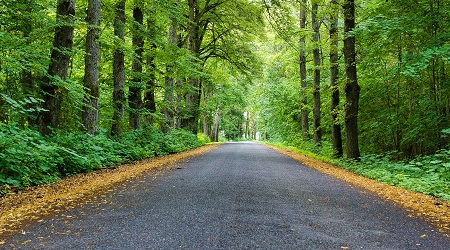
#> input picture image_processing_files/road.jpg, 450 x 250 px, found by its file name
$ python colorChannel.py
#> lines starting #> are read from the running program, lines starting #| are printed output that depends on the picture
import cv2 as cv
import numpy as np
import matplotlib.pyplot as plt

# read the image
path = r"image_processing_files\road.jpg"
img = cv.imread(path)
#> img is the input picture: shape (250, 450, 3); mean B, G, R 61.6, 111, 89.5
cv.imshow("original image",img)

# lets create a blank image
blank = np.zeros(img.shape[:],dtype='uint8')

# lets split the image into r,g,b
(b,g,r) = cv.split(img)
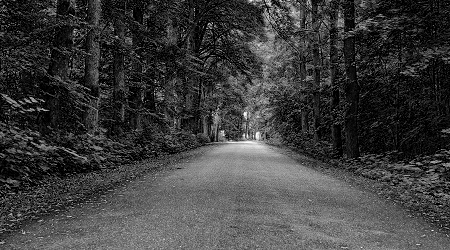
#> b: shape (250, 450); min 0, max 255, mean 61.6
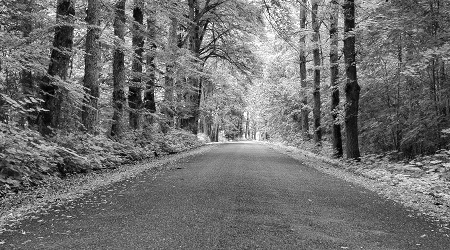
#> g: shape (250, 450); min 0, max 255, mean 111
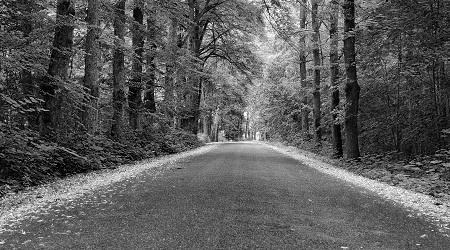
#> r: shape (250, 450); min 0, max 255, mean 89.5

# cv.imshow("blue",b)
# cv.imshow("green",g)
# cv.imshow("red",r)

blue = cv.merge([b,blank,blank])
green = cv.merge([blank,g,blank])
red = cv.merge([blank,blank,r])

cv.imshow("Blue",blue)
cv.imshow("Green",green)
cv.imshow("Red",red)

cv.waitKey(0)

$ run again, with image_processing_files/house.jpg copied over image_processing_files/road.jpg
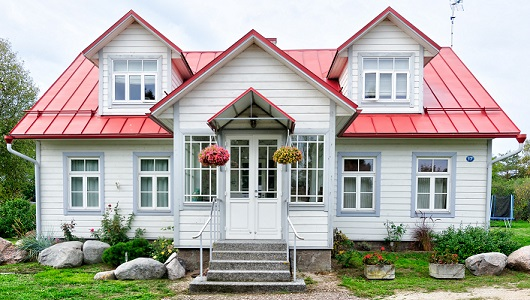
#> input picture image_processing_files/house.jpg, 530 x 300 px, found by its file name
#> img is the input picture: shape (300, 530, 3); mean B, G, R 160.2, 167.9, 170.2
#> `(b,g,r) = cv.split(img)`:
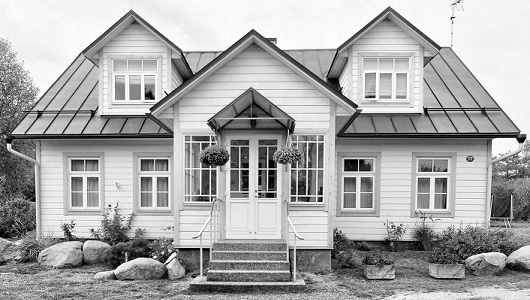
#> g: shape (300, 530); min 0, max 255, mean 167.9
#> `(b,g,r) = cv.split(img)`:
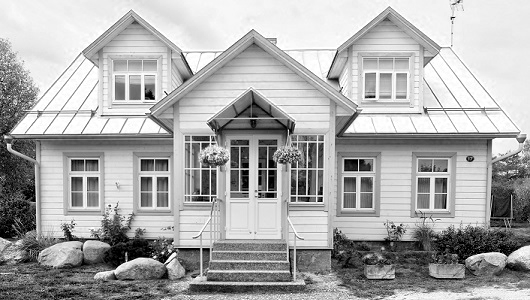
#> r: shape (300, 530); min 0, max 255, mean 170.2

$ run again, with image_processing_files/my-passport-photo.jpg copied over image_processing_files/road.jpg
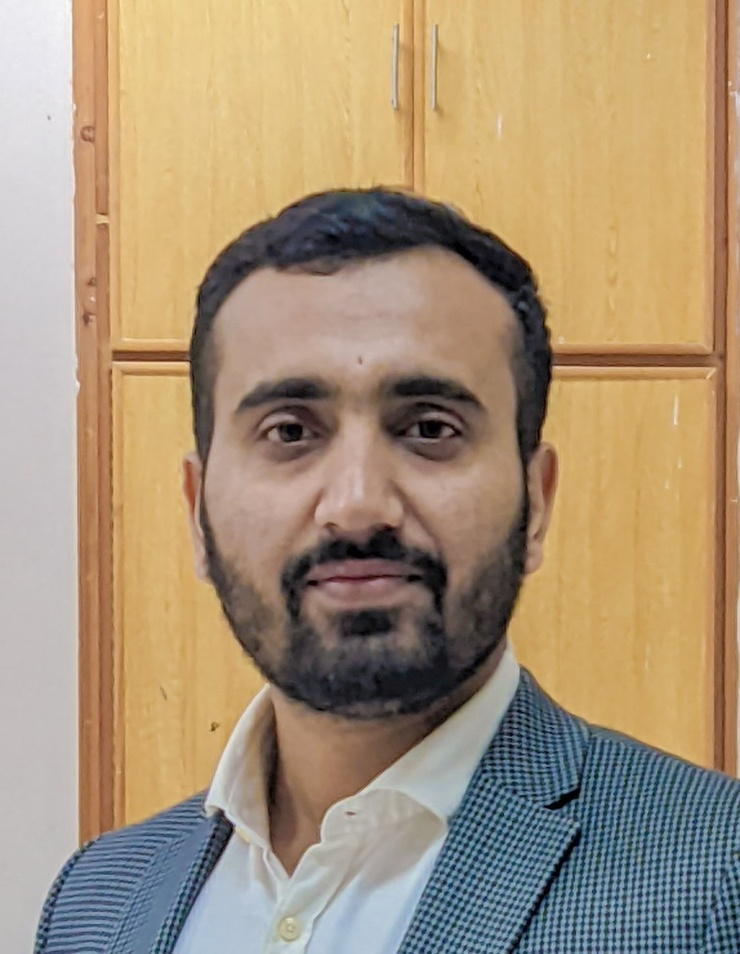
#> input picture image_processing_files/my-passport-photo.jpg, 740 x 954 px, shrunk from 1148 x 1481 before the run, found by its file name
#> img is the input picture: shape (954, 740, 3); mean B, G, R 120.1, 147, 167.3
#> `(b,g,r) = cv.split(img)`:
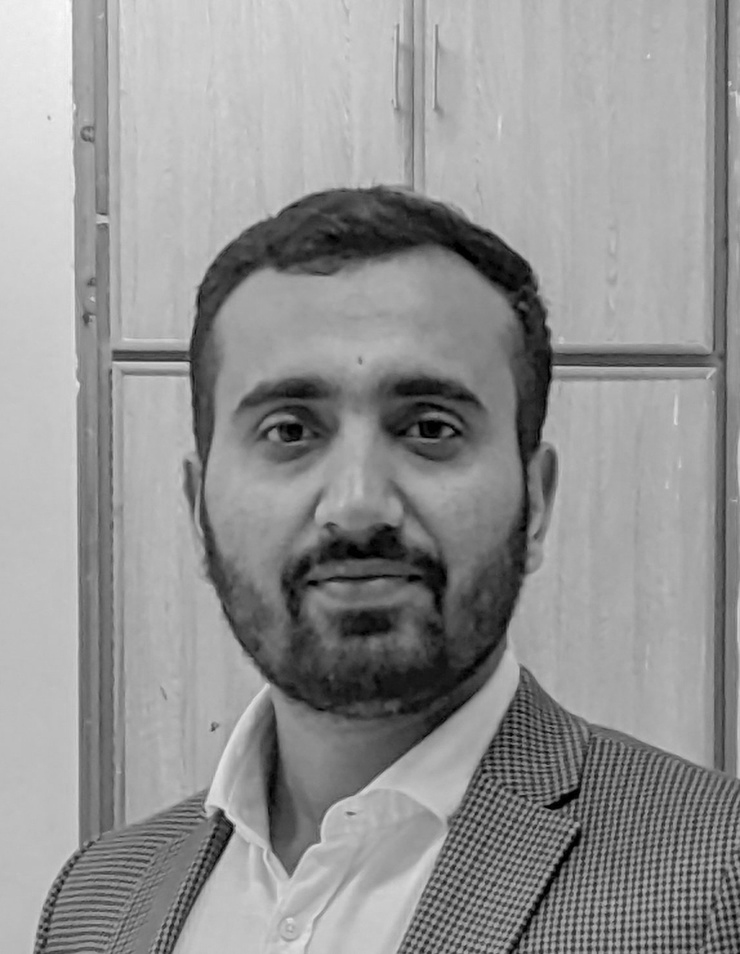
#> g: shape (954, 740); min 0, max 251, mean 147
#> `(b,g,r) = cv.split(img)`:
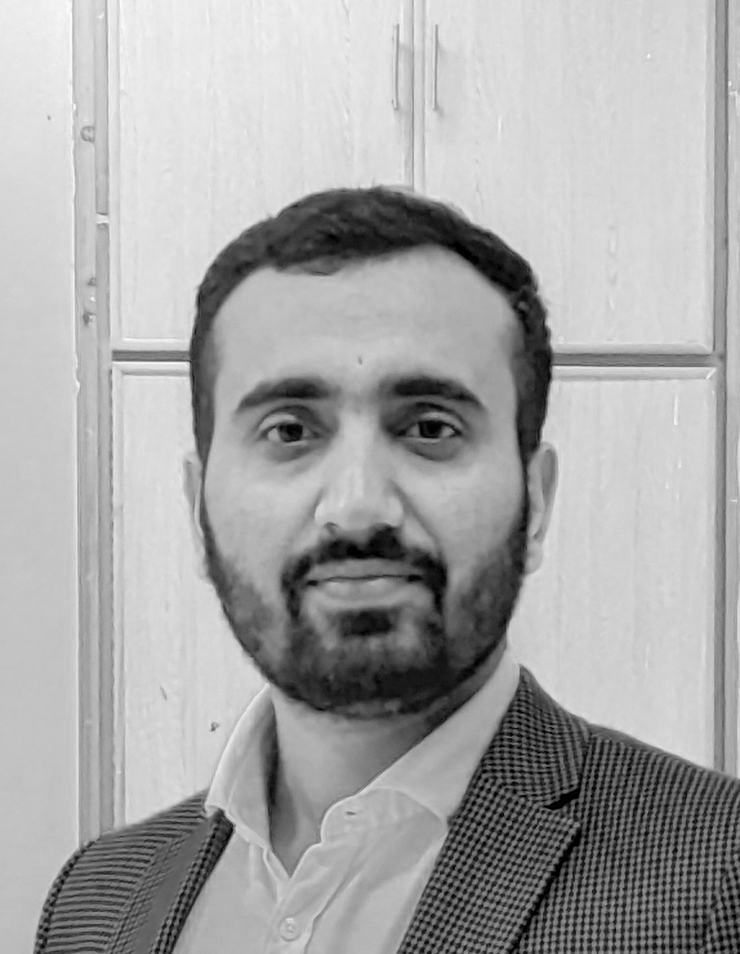
#> r: shape (954, 740); min 0, max 255, mean 167.3
